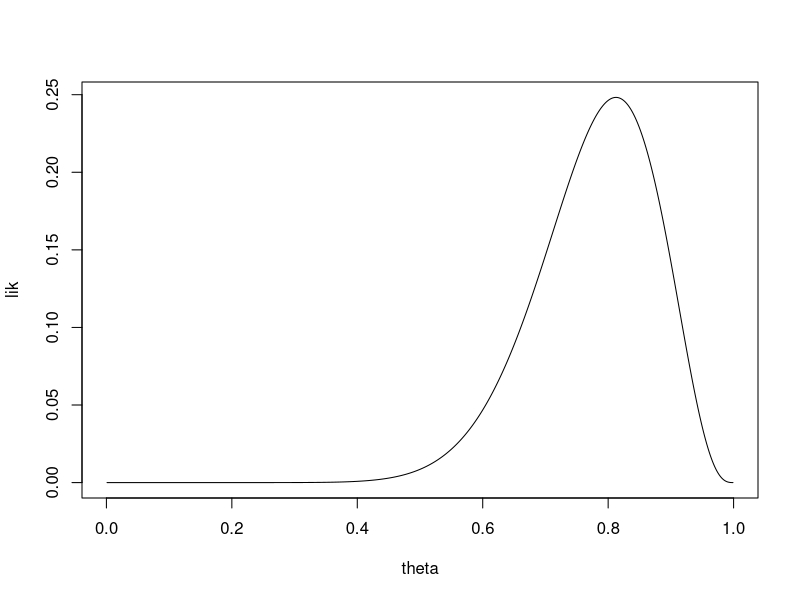
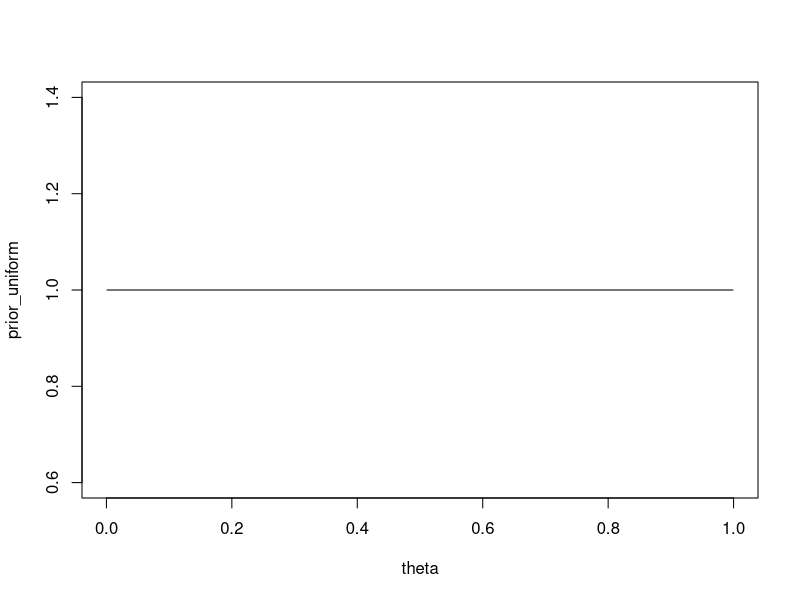
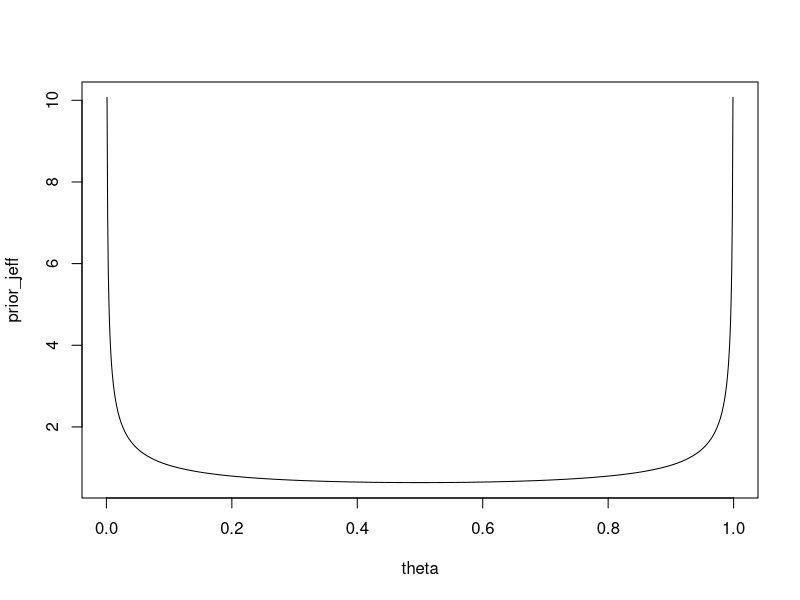
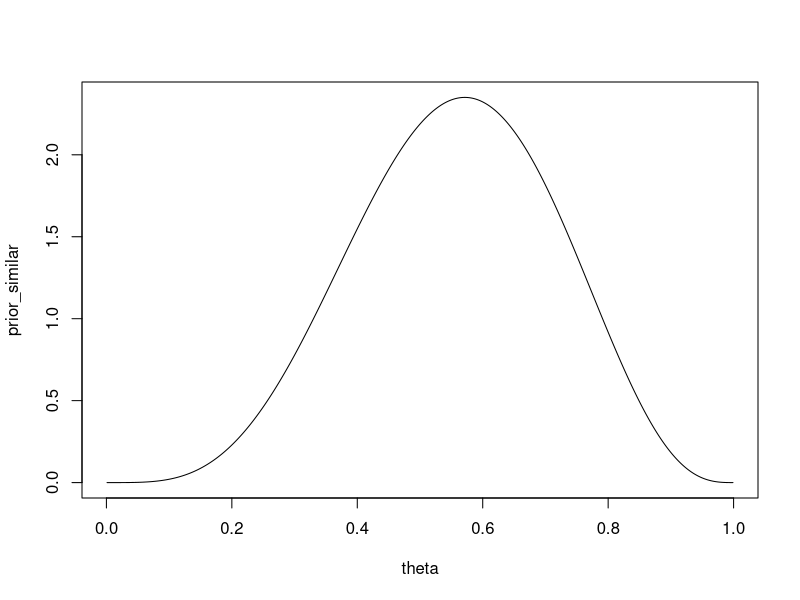
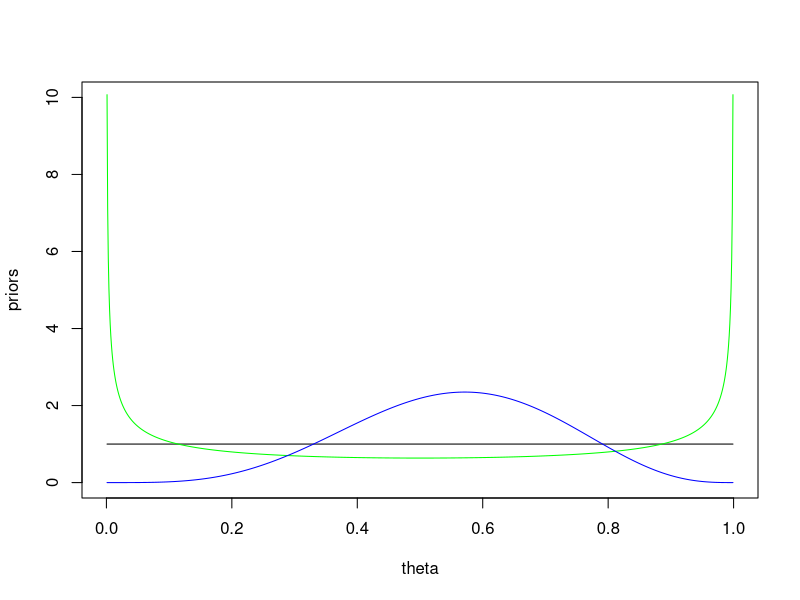
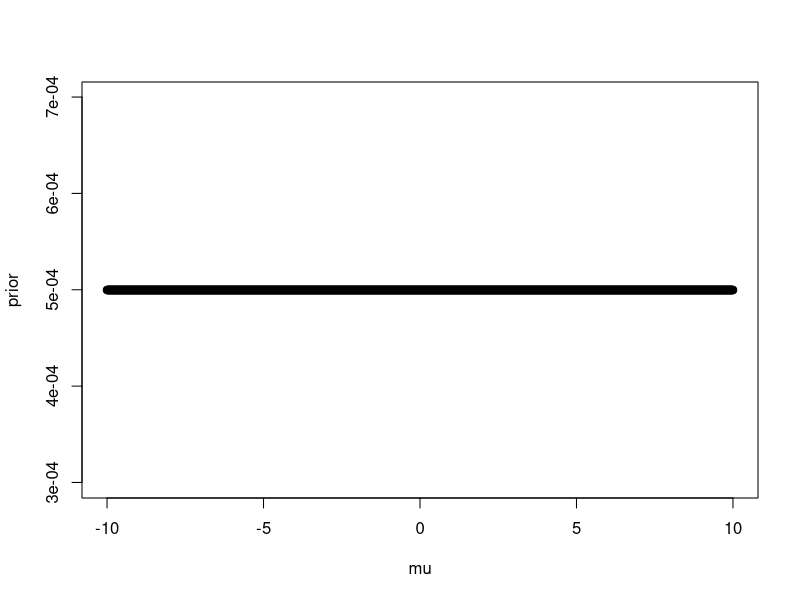
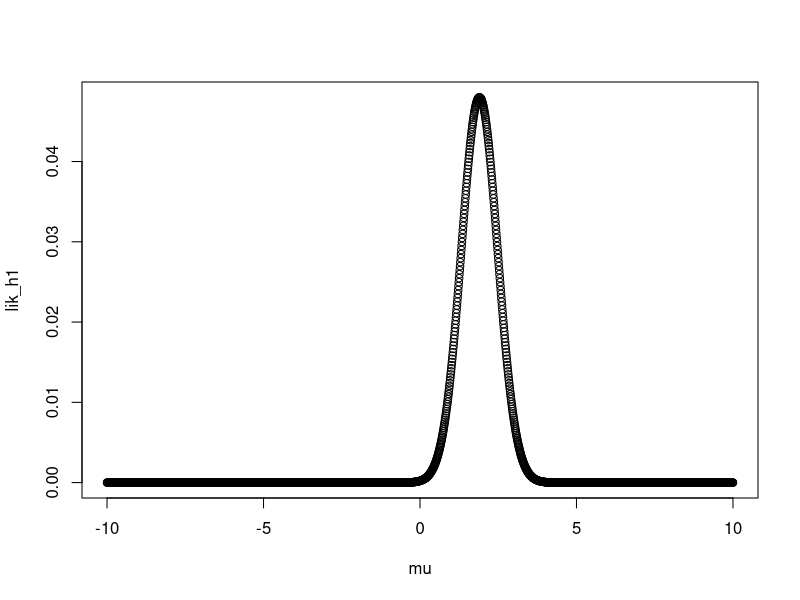
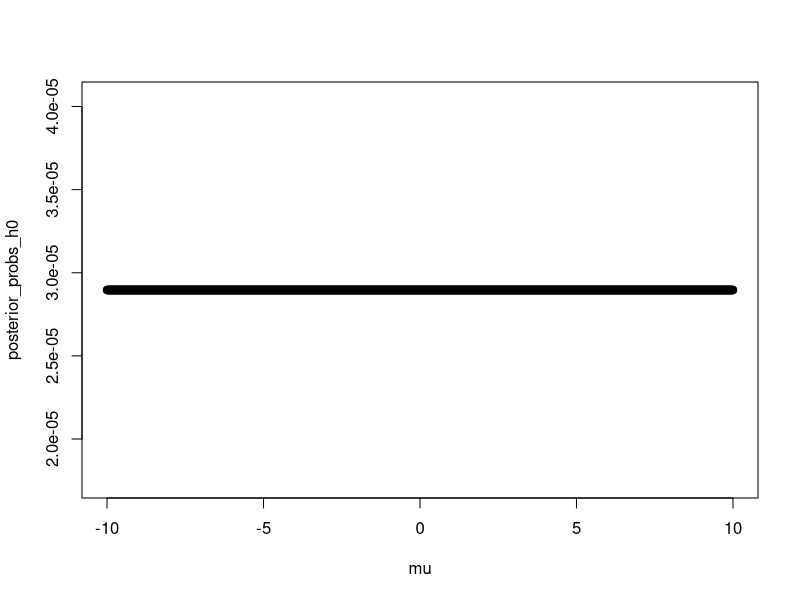

Generate these figures, in order, with R:
## ---- chunk 1
theta = seq(0.001, 0.999, by=0.001)
lik = dbinom(13, size=16, theta)

plot(theta, lik, type="l")
## ---- chunk 2
prior_uniform = rep(1, length(theta))
plot(theta, prior_uniform, type="l")
## ---- chunk 3
Z0 = dbinom(13, size=16, prob=0.5)
Z1 = sum(prior_uniform * lik)/length(prior_uniform * lik)

bayes_factor_uniform = Z1/Z0
bayes_factor_uniform
## ---- chunk 4
prior_jeff = dbeta(theta, 0.5, 0.5)

plot(theta, prior_jeff, type="l")
## ---- chunk 5
Z0 = dbinom(13, size=16, prob=0.5)
Z2 = sum(prior_jeff * lik)/length(prior_jeff * lik)

bayes_factor_jeff = Z2/Z0
bayes_factor_jeff
## ---- chunk 6
prior_similar = dbeta(theta, 5, 4)

plot(theta, prior_similar, type="l")
## ---- chunk 7
Z0 = dbinom(13, size=16, prob=0.5)
Z3 = sum(prior_similar * lik)/length(prior_similar * lik)

bayes_factor_similar = Z3/Z0
bayes_factor_similar
## ---- chunk 8
{
plot(theta, prior_uniform, type="l", ylim=c(0, 10), ylab = "priors")
lines(theta, prior_jeff, col="green")
lines(theta, prior_similar, col="blue")
}
## ---- chunk 9
data = list(x=c(1.5, 2.5, 1.7), N=3)
## ---- chunk 10
# priors
mu = seq(-10, 10, 0.01)
prior = dunif(mu, -10, 10)
prior = prior / sum(prior)

plot(mu, prior)

# compute likelihood for H0
lik_h0 = dnorm(data$x[1], 0, 1) * dnorm(data$x[2], 0, 1) * dnorm(data$x[3], 0, 1) 
marg_lik_h0 = lik_h0
## ---- chunk 11
# compute likelihood for H1 as function of mu
lik_h1 = dnorm(data$x[1], mu, 1) * dnorm(data$x[2], mu, 1) * dnorm(data$x[3], mu, 1)

plot(mu, lik_h1)

# compute marginal likelihood for H1 as function of mu
marg_lik_h1 = sum(prior * lik_h1)

marg_lik_h1
## ---- chunk 12
bayes_factor = marg_lik_h0 / marg_lik_h1

prior_odds = 1

posterior_odds = prior_odds * bayes_factor

posterior_probs_h0 = prior * lik_h0 / (marg_lik_h0 + marg_lik_h1)
plot(mu , posterior_probs_h0)
## ---- chunk 13
posterior_probs_h1 = prior * lik_h1 / (marg_lik_h0 + marg_lik_h1)
plot(mu , posterior_probs_h1)
